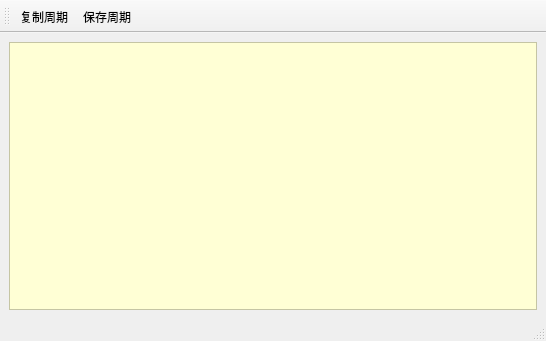
<?xml version="1.0" encoding="UTF-8"?>
<ui version="4.0">
 <class>MainWindow</class>
 <widget class="QMainWindow" name="MainWindow">
  <property name="geometry">
   <rect>
    <x>0</x>
    <y>0</y>
    <width>546</width>
    <height>341</height>
   </rect>
  </property>
  <property name="windowTitle">
   <string>MainWindow</string>
  </property>
  <widget class="QWidget" name="centralwidget">
   <layout class="QHBoxLayout" name="horizontalLayout">
    <item>
     <widget class="QTextEdit" name="textEdit">
      <property name="styleSheet">
       <string notr="true">font: 10pt &quot;Consolas&quot;;
background-color: rgb(255, 255, 213);</string>
      </property>
     </widget>
    </item>
   </layout>
  </widget>
  <widget class="QMenuBar" name="menubar">
   <property name="geometry">
    <rect>
     <x>0</x>
     <y>0</y>
     <width>546</width>
     <height>23</height>
    </rect>
   </property>
  </widget>
  <widget class="QStatusBar" name="statusBar"/>
  <widget class="QToolBar" name="toolBar">
   <property name="windowTitle">
    <string>toolBar</string>
   </property>
   <attribute name="toolBarArea">
    <enum>TopToolBarArea</enum>
   </attribute>
   <attribute name="toolBarBreak">
    <bool>false</bool>
   </attribute>
   <addaction name="actionCopy"/>
   <addaction name="actionCycleSave"/>
  </widget>
  <action name="actionCopy">
   <property name="icon">
    <iconset>
     <normaloff>IconFiles/copy.png</normaloff>IconFiles/copy.png</iconset>
   </property>
   <property name="text">
    <string>复制周期</string>
   </property>
   <property name="toolTip">
    <string>复制该周期记录到剪贴板</string>
   </property>
  </action>
  <action name="actionCycleSave">
   <property name="icon">
    <iconset>
     <normaloff>IconFiles/save.png</normaloff>IconFiles/save.png</iconset>
   </property>
   <property name="text">
    <string>保存周期</string>
   </property>
   <property name="toolTip">
    <string>保存当周期到文件</string>
   </property>
  </action>
 </widget>
 <resources/>
 <connections/>
</ui>
